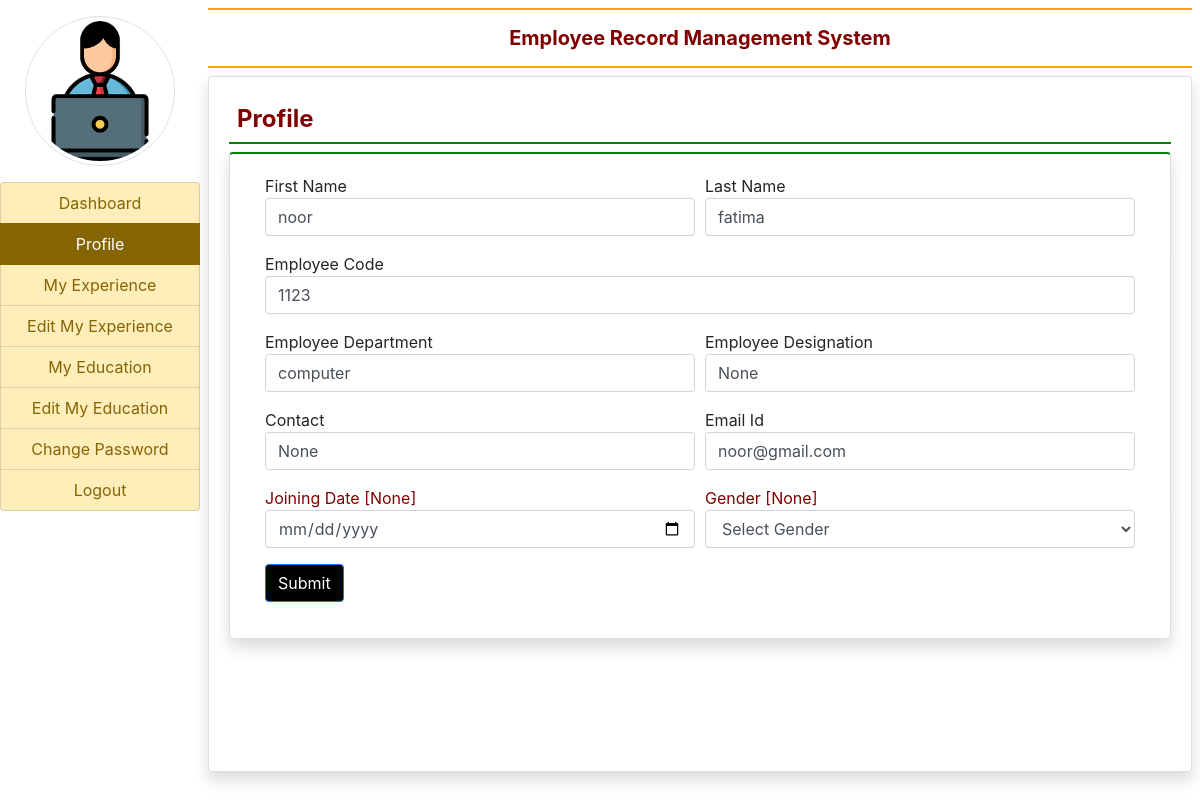
The app's page /profile (signed in) with its own data.
### employee/models.py (models this page shows, shortened)
class EmployeeDetail(models.Model):
    user = models.ForeignKey(User,on_delete=models.CASCADE)
    empcode = models.CharField(max_length=100)
    empdept = models.CharField(max_length=100,null=True)
    designation = models.CharField(max_length=100,null=True)
    contact = models.CharField(max_length=100,null=True)
    gender = models.CharField(max_length=50,null=True)
    joiningdate = models.DateField(null=True)

### employee/views.py (the view, shortened to what this page needs)
# urls.py: path('profile', profile, name="profile"),
def profile(request):
    if not request.user.is_authenticated:
        return redirect('emp_login')
    error = ""
    user = request.user
    employee = EmployeeDetail.objects.get(user=user)
    d = {'error':error}
    return render(request, 'profile.html',locals())

### employee/templates/profile.html (shortened to what this page needs)
{% extends 'emp_navigation.html' %}
{% block content %}
<h4 class="p-2 font-weight-bold " style="border-bottom: 2px solid green; color: maroon;"> Profile</h4>
        <div class="card shadow" style="border-top: 2px solid green;">
            <div class="card-body">
                <div class="container-fluid">
                    <form method="post">
                        <div class="form-row">
                            <div class="col-sm-6">
                                <div class="form-group">
                                    <labe>First Name</labe>
                                    <input type="text" name="firstname" class="form-control" placeholder="Enter First Name" pattern="[A-Za-z]+" value="{{employee.user.first_name}}">
                                </div>
                        </div>
                        <div class="col-sm-6">
                            <div class="form-group">
                                <labe>Last Name</labe>
                                <input type="text" name="lastname" class="form-control" placeholder="Enter Last Name" pattern="[A-Za-z]+" value="{{employee.user.last_name}}">
                            </div>
                        </div>
                        <div class="col-sm-12">
                            <div class="form-group">
                                <labe>Employee Code</labe>
                                <input type="text" name="empcode" class="form-control" placeholder="Enter Employee Code" pattern="[0-9]+" value="{{employee.empcode}}">
                            </div>
                        </div>
                        <div class="col-sm-6">
                            <div class="form-group">
                                <labe>Employee Department</labe>
                                <input type="text" name="department" class="form-control" placeholder="Enter Department" value="{{employee.empdept}}">
                            </div>
                        </div>
                        <div class="col-sm-6">
                            <div class="form-group">
                                <labe>Employee Designation</labe>
                                <input type="text" name="designation" class="form-control" placeholder="Enter Designation" value="{{employee.designation}}">
                            </div>
                        </div>
                        <div class="col-sm-6">
                            <div class="form-group">
                                <labe>Contact</labe>
                                <input type="text" name="contact" class="form-control" placeholder="Enter Contact Number" value="{{employee.contact}}" >
                            </div>
                        </div>
                        <div class="col-sm-6">
                            <div class="form-group">
                                <labe>Email Id</labe>
                                <input type="email" name="email" class="form-control" placeholder="Enter Email Id" value="{{employee.user.username}}">
                            </div>
                        </div>
                        <div class="col-sm-6">
                            <div class="form-group">
                                <labe style="color: maroon;">Joining Date  [{{employee.joiningdate}}]</labe>
                                <input type="date" name="jdate" class="form-control">
                            </div>
                        </div>
                        <div class="col-sm-6">
                            <div class="form-group">
                                <labe style="color: maroon;">Gender  [{{employee.gender}}]</labe>
                               <select name="gender" class="form-control">
                                   <option value="None">Select Gender</option>
                               </select>
                            </div>
                        </div>
                        <br>
                <input type="submit" value="Submit" class=" btn btn-primary" style="background-color: black; color: white; margin-left: 5px;">
                    </form>
                </div>
            </div>
        </div>
{% endblock %}

### records on screen
EmployeeDetail: firstname "noor", lastname "fatima", empcode "1123", department "computer", designation "None", contact "None", email "noor@gmail.com", joiningdate "None", gender "None"
